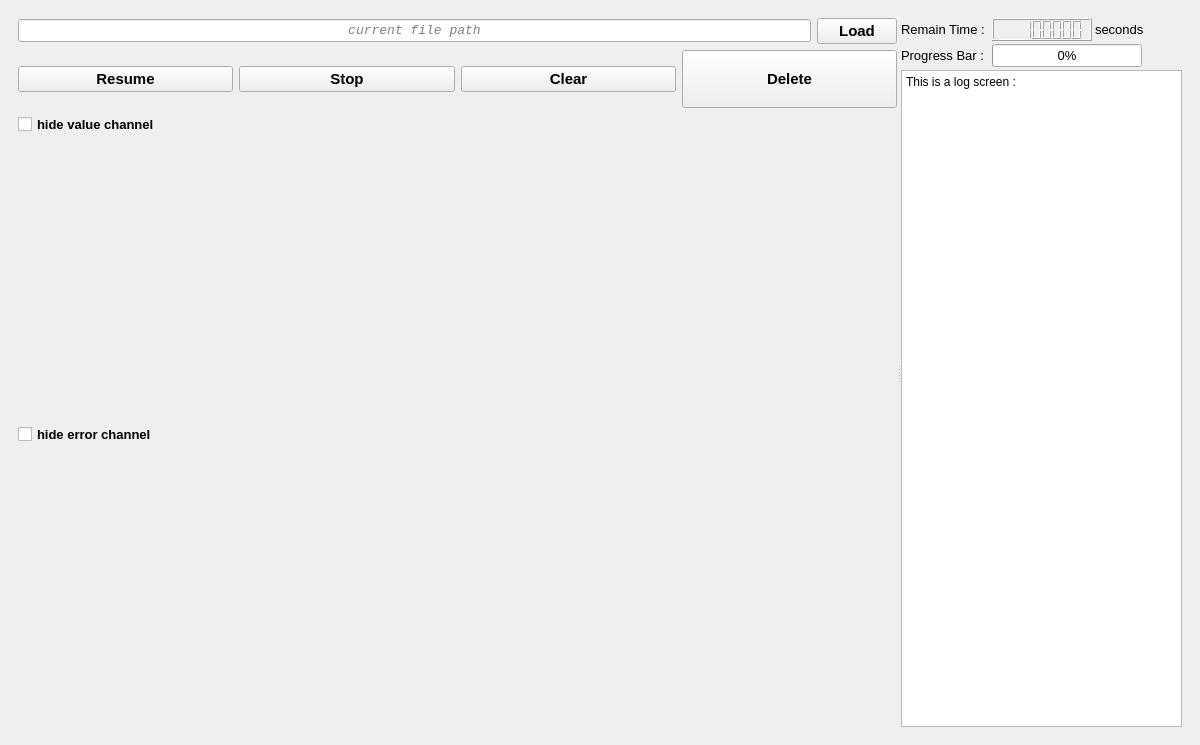
<?xml version="1.0" encoding="UTF-8"?>
<ui version="4.0">
 <class>MainWindow</class>
 <widget class="QMainWindow" name="MainWindow">
  <property name="geometry">
   <rect>
    <x>0</x>
    <y>0</y>
    <width>1200</width>
    <height>745</height>
   </rect>
  </property>
  <property name="windowTitle">
   <string>MainWindow</string>
  </property>
  <widget class="QWidget" name="centralwidget">
   <layout class="QGridLayout" name="gridLayout_2">
    <item row="0" column="0">
     <widget class="QWidget" name="widget" native="true">
      <layout class="QGridLayout" name="gridLayout_4">
       <item row="0" column="0">
        <widget class="QSplitter" name="splitter">
         <property name="orientation">
          <enum>Qt::Horizontal</enum>
         </property>
         <widget class="QWidget" name="">
          <layout class="QGridLayout" name="gridLayout_3">
           <property name="spacing">
            <number>6</number>
           </property>
           <item row="0" column="0">
            <layout class="QHBoxLayout" name="horizontalLayout">
             <item>
              <widget class="QLineEdit" name="pathEdit">
               <property name="font">
                <font>
                 <family>Consolas</family>
                 <pointsize>10</pointsize>
                 <italic>true</italic>
                 <underline>false</underline>
                 <strikeout>false</strikeout>
                 <kerning>true</kerning>
                </font>
               </property>
               <property name="alignment">
                <set>Qt::AlignCenter</set>
               </property>
               <property name="readOnly">
                <bool>true</bool>
               </property>
               <property name="placeholderText">
                <string>current file path</string>
               </property>
              </widget>
             </item>
             <item>
              <widget class="QPushButton" name="loadButton">
               <property name="font">
                <font>
                 <family>Yu Gothic UI</family>
                 <pointsize>11</pointsize>
                 <weight>75</weight>
                 <bold>true</bold>
                </font>
               </property>
               <property name="cursor">
                <cursorShape>PointingHandCursor</cursorShape>
               </property>
               <property name="text">
                <string>Load</string>
               </property>
               <property name="icon">
                <iconset>
                 <normaloff>my_icons/folder.png</normaloff>my_icons/folder.png</iconset>
               </property>
               <property name="iconSize">
                <size>
                 <width>25</width>
                 <height>25</height>
                </size>
               </property>
              </widget>
             </item>
            </layout>
           </item>
           <item row="1" column="0">
            <layout class="QHBoxLayout" name="horizontalLayout_2">
             <item>
              <widget class="QPushButton" name="runButton">
               <property name="minimumSize">
                <size>
                 <width>160</width>
                 <height>0</height>
                </size>
               </property>
               <property name="font">
                <font>
                 <family>Yu Gothic UI</family>
                 <pointsize>11</pointsize>
                 <weight>75</weight>
                 <bold>true</bold>
                </font>
               </property>
               <property name="text">
                <string>Resume</string>
               </property>
               <property name="icon">
                <iconset>
                 <normaloff>../Multi-Channel-Signals-Viewer-master/icons8-play-button-circled-96.png</normaloff>../Multi-Channel-Signals-Viewer-master/icons8-play-button-circled-96.png</iconset>
               </property>
               <property name="iconSize">
                <size>
                 <width>50</width>
                 <height>50</height>
                </size>
               </property>
              </widget>
             </item>
             <item>
              <widget class="QPushButton" name="stopButton">
               <property name="minimumSize">
                <size>
                 <width>160</width>
                 <height>0</height>
                </size>
               </property>
               <property name="font">
                <font>
                 <family>Yu Gothic UI</family>
                 <pointsize>11</pointsize>
                 <weight>75</weight>
                 <bold>true</bold>
                </font>
               </property>
               <property name="text">
                <string>Stop</string>
               </property>
               <property name="icon">
                <iconset>
                 <normaloff>../Multi-Channel-Signals-Viewer-master/icons8-pause-squared-96.png</normaloff>../Multi-Channel-Signals-Viewer-master/icons8-pause-squared-96.png</iconset>
               </property>
               <property name="iconSize">
                <size>
                 <width>50</width>
                 <height>50</height>
                </size>
               </property>
              </widget>
             </item>
             <item>
              <widget class="QPushButton" name="clearButton">
               <property name="minimumSize">
                <size>
                 <width>160</width>
                 <height>0</height>
                </size>
               </property>
               <property name="font">
                <font>
                 <family>Yu Gothic UI</family>
                 <pointsize>11</pointsize>
                 <weight>75</weight>
                 <bold>true</bold>
                </font>
               </property>
               <property name="text">
                <string>Clear</string>
               </property>
               <property name="icon">
                <iconset>
                 <normaloff>my_icons/icons8-erase-128xxx.png</normaloff>my_icons/icons8-erase-128xxx.png</iconset>
               </property>
               <property name="iconSize">
                <size>
                 <width>50</width>
                 <height>50</height>
                </size>
               </property>
              </widget>
             </item>
             <item>
              <widget class="QPushButton" name="deleteButton">
               <property name="minimumSize">
                <size>
                 <width>160</width>
                 <height>58</height>
                </size>
               </property>
               <property name="font">
                <font>
                 <family>Yu Gothic UI</family>
                 <pointsize>11</pointsize>
                 <weight>75</weight>
                 <bold>true</bold>
                </font>
               </property>
               <property name="text">
                <string>Delete</string>
               </property>
               <property name="icon">
                <iconset>
                 <normaloff>my_icons/delete.png</normaloff>my_icons/delete.png</iconset>
               </property>
               <property name="iconSize">
                <size>
                 <width>40</width>
                 <height>40</height>
                </size>
               </property>
              </widget>
             </item>
            </layout>
           </item>
           <item row="2" column="0">
            <widget class="QCheckBox" name="show_value_ch">
             <property name="font">
              <font>
               <family>Yu Gothic UI</family>
               <pointsize>10</pointsize>
               <weight>75</weight>
               <bold>true</bold>
              </font>
             </property>
             <property name="text">
              <string>hide value channel</string>
             </property>
            </widget>
           </item>
           <item row="3" column="0">
            <widget class="PlotWidget" name="plotWidget_value" native="true">
             <property name="minimumSize">
              <size>
               <width>800</width>
               <height>0</height>
              </size>
             </property>
            </widget>
           </item>
           <item row="4" column="0">
            <widget class="QCheckBox" name="show_error_ch">
             <property name="font">
              <font>
               <family>Yu Gothic UI</family>
               <pointsize>10</pointsize>
               <weight>75</weight>
               <bold>true</bold>
              </font>
             </property>
             <property name="text">
              <string>hide error channel</string>
             </property>
            </widget>
           </item>
           <item row="5" column="0">
            <widget class="PlotWidget" name="plotWidget_error" native="true">
             <property name="minimumSize">
              <size>
               <width>800</width>
               <height>0</height>
              </size>
             </property>
            </widget>
           </item>
          </layout>
         </widget>
         <widget class="QWidget" name="">
          <layout class="QVBoxLayout" name="verticalLayout">
           <property name="spacing">
            <number>3</number>
           </property>
           <item>
            <layout class="QGridLayout" name="gridLayout">
             <item row="0" column="0">
              <widget class="QLabel" name="label_2">
               <property name="maximumSize">
                <size>
                 <width>140</width>
                 <height>16777215</height>
                </size>
               </property>
               <property name="font">
                <font>
                 <family>Yu Gothic UI</family>
                 <pointsize>10</pointsize>
                </font>
               </property>
               <property name="text">
                <string>Remain Time :</string>
               </property>
              </widget>
             </item>
             <item row="0" column="1">
              <widget class="QLCDNumber" name="lcdNumber">
               <property name="minimumSize">
                <size>
                 <width>100</width>
                 <height>0</height>
                </size>
               </property>
               <property name="maximumSize">
                <size>
                 <width>150</width>
                 <height>30</height>
                </size>
               </property>
               <property name="font">
                <font>
                 <weight>50</weight>
                 <italic>false</italic>
                 <bold>false</bold>
                </font>
               </property>
               <property name="smallDecimalPoint">
                <bool>false</bool>
               </property>
               <property name="digitCount">
                <number>8</number>
               </property>
               <property name="segmentStyle">
                <enum>QLCDNumber::Filled</enum>
               </property>
               <property name="value" stdset="0">
                <double>999999.000000000000000</double>
               </property>
               <property name="intValue" stdset="0">
                <number>999999</number>
               </property>
              </widget>
             </item>
             <item row="0" column="2">
              <widget class="QLabel" name="label_3">
               <property name="font">
                <font>
                 <family>Yu Gothic UI</family>
                 <pointsize>10</pointsize>
                </font>
               </property>
               <property name="text">
                <string>seconds</string>
               </property>
              </widget>
             </item>
             <item row="1" column="0">
              <widget class="QLabel" name="label">
               <property name="maximumSize">
                <size>
                 <width>140</width>
                 <height>16777215</height>
                </size>
               </property>
               <property name="font">
                <font>
                 <family>Yu Gothic UI</family>
                 <pointsize>10</pointsize>
                </font>
               </property>
               <property name="text">
                <string>Progress Bar :</string>
               </property>
              </widget>
             </item>
             <item row="1" column="1" colspan="2">
              <widget class="QProgressBar" name="progressBar">
               <property name="minimumSize">
                <size>
                 <width>150</width>
                 <height>0</height>
                </size>
               </property>
               <property name="maximumSize">
                <size>
                 <width>150</width>
                 <height>30</height>
                </size>
               </property>
               <property name="font">
                <font>
                 <family>Yu Gothic UI</family>
                 <pointsize>10</pointsize>
                </font>
               </property>
               <property name="value">
                <number>0</number>
               </property>
              </widget>
             </item>
            </layout>
           </item>
           <item>
            <widget class="QPlainTextEdit" name="logScreen">
             <property name="minimumSize">
              <size>
               <width>0</width>
               <height>0</height>
              </size>
             </property>
             <property name="maximumSize">
              <size>
               <width>16777215</width>
               <height>16777215</height>
              </size>
             </property>
             <property name="readOnly">
              <bool>true</bool>
             </property>
             <property name="plainText">
              <string>This is a log screen :</string>
             </property>
            </widget>
           </item>
          </layout>
         </widget>
        </widget>
       </item>
      </layout>
     </widget>
    </item>
   </layout>
  </widget>
 </widget>
 <customwidgets>
  <customwidget>
   <class>PlotWidget</class>
   <extends>QWidget</extends>
   <header location="global">pyqtgraph</header>
   <container>1</container>
  </customwidget>
 </customwidgets>
 <resources/>
 <connections/>
</ui>
